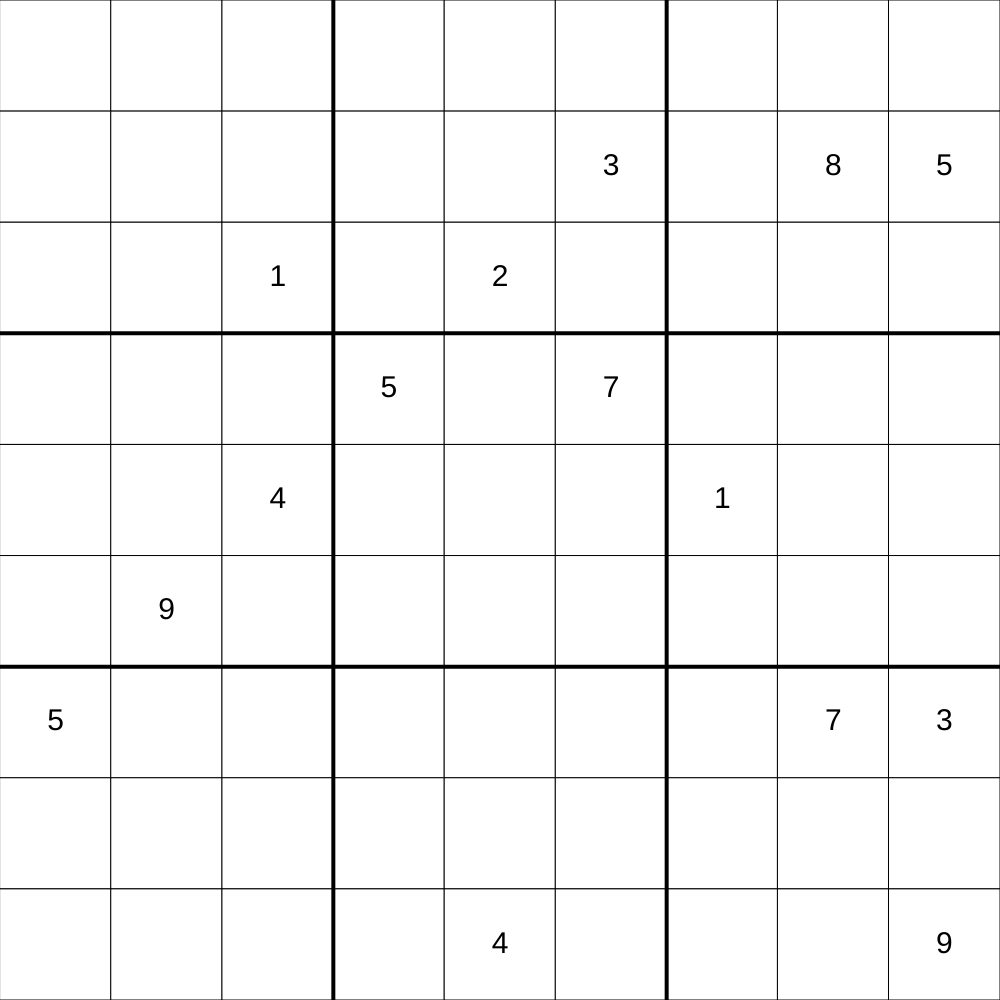
Frame 1 (no input)
Frame 60 (no input): identical to frame 1, image omitted
Frame 120 (the mouse pressed at the canvas centre since frame 60): identical to frame 1, image omitted

The p5.js sketch that drew this single still picture (run headless with seeded random() and noise() and a simulated clock; from frame 60 on, the mouse is pressed at the canvas centre):

// p5.js sketch
// ── sketch.js
// Sudoku demo
// Eszter Nemeth
// March 30 2023


let grid = [
[0,0,0,0,0,0,0,0,0], 
[0,0,0,0,0,3,0,8,5], 
[0,0,1,0,2,0,0,0,0], 
[0,0,0,5,0,7,0,0,0],
[0,0,4,0,0,0,1,0,0],
[0,9,0,0,0,0,0,0,0],
[5,0,0,0,0,0,0,7,3],
[0,0,0,0,0,0,0,0,0],
[0,0,0,0,4,0,0,0,9],
];


const ROWS = 9;
const COLS = 9;
let cellSize;

function setup() {
  if (windowWidth < windowHeight) {
    createCanvas(windowWidth, windowWidth);
  }
  else {
    createCanvas(windowHeight, windowHeight);
  }
  cellSize = width/ROWS;

}

function draw() {
  background(220);
  displayGrid();
  drawBoxes();
}

function drawBoxes(){
  //vertical lines
  strokeWeight(4);
  line(3*cellSize, 0, 3*cellSize, height);
  line(6*cellSize, 0, 6*cellSize, height);
  //veritcal lines
  line(0 ,3*cellSize, width, 3*cellSize);
  line(0 ,6*cellSize, width, 6*cellSize);
}

function displayGrid(){
  strokeWeight(1);
  for (let y = 0; y < ROWS; y++){
    for (let x = 0; x < COLS; x++){
      fill("white");
      rect (x*cellSize, y*cellSize, cellSize, cellSize);
      if (grid[y][x] !== 0){
        fill("black");
        textAlign(CENTER,CENTER);
        textSize(30);
        text(grid[y][x], x*cellSize + cellSize/2, y*cellSize + cellSize/2);
      }
    }
  }
}
